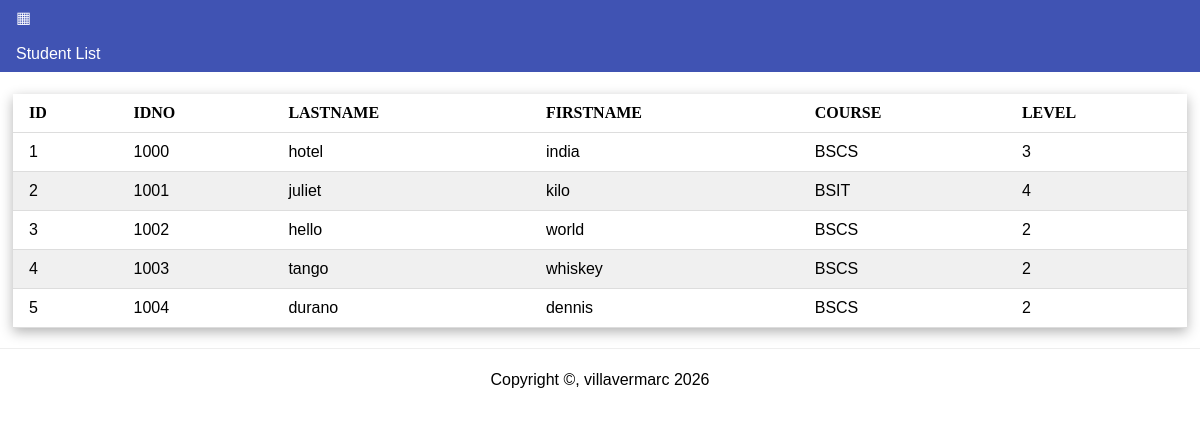
The page / on the database its author committed.
### tables this page shows
CREATE TABLE students (
                id INTEGER PRIMARY KEY AUTOINCREMENT,
                idno TEXT NOT NULL UNIQUE,
                lastname TEXT NOT NULL,
                firstname TEXT NOT NULL,
                course TEXT NOT NULL,
                level INTEGER NOT NULL CHECK(level BETWEEN 1 AND 8)
            );

### app.py (the view)
@app.route("/")
def student_list():
    with get_db() as conn:
        students = conn.execute("""
            SELECT id, idno, lastname, firstname, course, level
            FROM students
            ORDER BY id
        """).fetchall()
    return render_template("index.html", students=students)

### app.py (called while the page is built)
def get_db():
    conn = sqlite3.connect(DB_PATH, timeout=10)
    conn.row_factory = sqlite3.Row
    return conn

### templates/index.html (shortened to what this page needs)
<!doctype html>
<html lang="en">
<head>
  <link rel="stylesheet" href="{{ url_for('static', filename='style.css') }}">
</head>
<body>
  <header class="topbar">
    <span class="grid-icon">▦</span>
  </header>
  <nav class="nav">Student List</nav>
  <main>
    <section class="table-card">
      <table>
        <thead>
          <tr>
            <th>ID</th>
            <th>IDNO</th>
            <th class="desktop-only">LASTNAME</th>
            <th class="desktop-only">FIRSTNAME</th>
            <th class="desktop-only">COURSE</th>
            <th class="desktop-only">LEVEL</th>
          </tr>
        </thead>
        <tbody>
          {% for student in students %}
          <tr>
            <td>{{ student.id }}</td>
            <td>{{ student.idno }}</td>
            <td class="desktop-only">
              {{ student.lastname }}
            </td>
            <td class="desktop-only">
              {{ student.firstname }}
            </td>
            <td class="desktop-only">
              {{ student.course|upper }}
            </td>
            <td class="desktop-only">
              {{ student.level }}
            </td>
          </tr>
          {% else %}
          <tr>
            <td colspan="7" class="empty">No student records.</td>
          </tr>
          {% endfor %}
        </tbody>
      </table>
    </section>
  </main>
  <footer>Copyright ©, villavermarc 2026</footer>
</body>
</html>

### static/style.css (style rules this page uses)
* { box-sizing: border-box; }
body { margin: 0; font-family: Arial, sans-serif; color: #000; background: #fff; }
.topbar { height: 36px; background: #4053b3; color: white; padding: 8px 16px; }
.grid-icon { font-size: 16px; }
.nav { height: 36px; background: #4053b3; color: white; padding: 9px 16px; font-size: 16px; }
main { padding: 22px 13px 20px; }
.table-card { width: 100%; overflow-x: auto; box-shadow: 0 4px 12px rgba(0, 0, 0, 0.3); }
table { width: 100%; border-collapse: collapse; text-align: left; }
th, td { padding: 10px 16px; border-bottom: 1px solid #ddd; font-size: 16px; }
th { font-family: Georgia, serif; font-weight: bold; background: #fff; }
tbody tr:nth-child(even) { background: #f0f0f0; }
tbody tr:nth-child(odd) { background: #fff; }
.desktop-only { display: table-cell; }
footer { border-top: 1px solid #eee; margin-top: 0; padding: 22px 10px; text-align: center; font-size: 16px; }

### rows shown on the page
students: id "1", idno "1000", lastname "hotel", firstname "india", course "BSCS", level "3"
students: id "2", idno "1001", lastname "juliet", firstname "kilo", course "BSIT", level "4"
students: id "3", idno "1002", lastname "hello", firstname "world", course "BSCS", level "2"
students: id "4", idno "1003", lastname "tango", firstname "whiskey", course "BSCS", level "2"
students: id "5", idno "1004", lastname "durano", firstname "dennis", course "BSCS", level "2"
